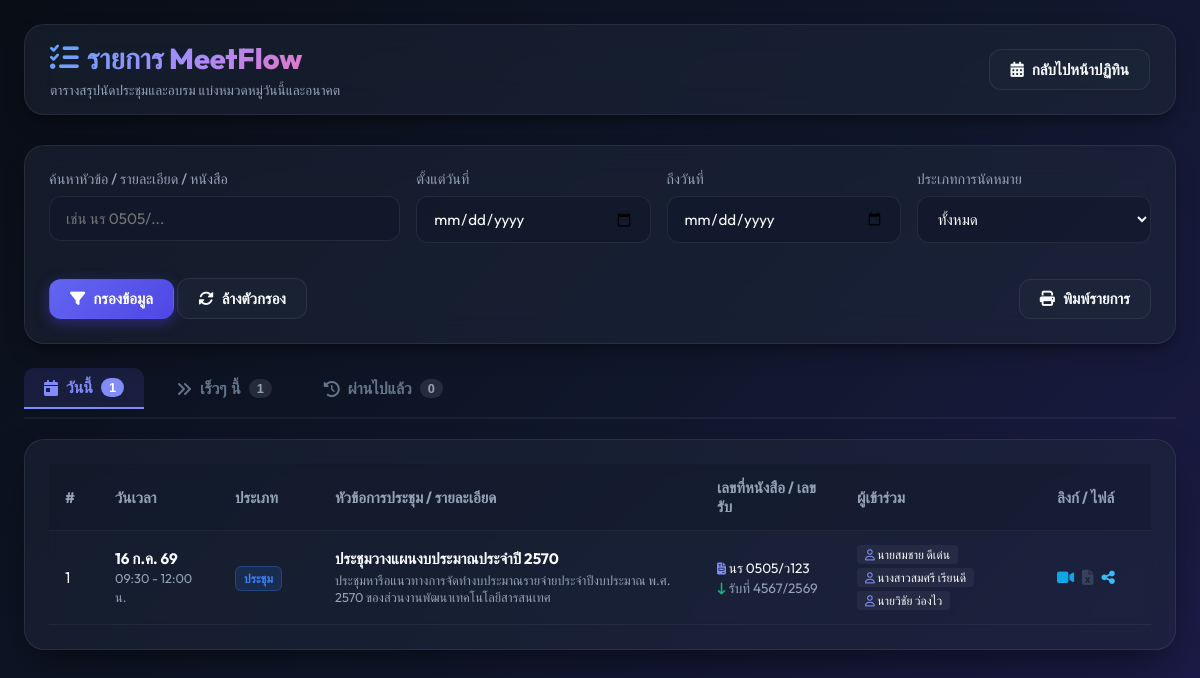
Page /list.php on the committed database.
### tables this page shows
CREATE TABLE IF NOT EXISTS `meetings` (
    `id` INT AUTO_INCREMENT PRIMARY KEY,
    `title` VARCHAR(255) NOT NULL,
    `description` TEXT,
    `meeting_type` VARCHAR(50) DEFAULT 'meeting',
    `meeting_date` DATE NOT NULL,
    `end_date` DATE DEFAULT NULL,
    `start_time` TIME NOT NULL,
    `end_time` TIME NOT NULL,
    `doc_no` VARCHAR(100) DEFAULT NULL,
    `office_no` VARCHAR(100) DEFAULT NULL,
    `meeting_link` VARCHAR(1000) DEFAULT NULL,
    `doc_file` VARCHAR(255) DEFAULT NULL,
    `admin_note` TEXT DEFAULT NULL,
    `created_at` TIMESTAMP DEFAULT CURRENT_TIMESTAMP
);

CREATE TABLE IF NOT EXISTS `meeting_types` (
    `id` INT AUTO_INCREMENT PRIMARY KEY,
    `type_key` VARCHAR(50) NOT NULL UNIQUE,
    `type_name` VARCHAR(100) NOT NULL,
    `color` VARCHAR(20) DEFAULT '#3b82f6',
    `created_at` TIMESTAMP DEFAULT CURRENT_TIMESTAMP
);

### db.php (called while the page is built, shortened)
        <?php
if (!function_exists('hexToRgba')) {
    function hexToRgba($hex, $alpha = 0.2) {
        $hex = str_replace('#', '', $hex);
        if (strlen($hex) == 3) {
            $r = hexdec(substr($hex, 0, 1) . substr($hex, 0, 1));
            $g = hexdec(substr($hex, 1, 1) . substr($hex, 1, 1));
            $b = hexdec(substr($hex, 2, 1) . substr($hex, 2, 1));
        } else {
            $r = hexdec(substr($hex, 0, 2));
            $g = hexdec(substr($hex, 2, 2));
            $b = hexdec(substr($hex, 4, 2));
        }
        return "rgba($r, $g, $b, $alpha)";
    }
}

### list.php (the view, shortened to what this page needs)
<?php
require_once 'db.php';
$isAdmin = isset($_SESSION['is_admin']) && $_SESSION['is_admin'] === true;
$search = isset($_GET['search']) ? trim($_GET['search']) : '';
$type = isset($_GET['type']) ? trim($_GET['type']) : 'all';
$startDate = isset($_GET['start_date']) ? trim($_GET['start_date']) : '';
$endDate = isset($_GET['end_date']) ? trim($_GET['end_date']) : '';
$meetingTypes = [];
try {
    $stmtTypes = $pdo->query("SELECT * FROM meeting_types");
    while ($row = $stmtTypes->fetch()) {
        $meetingTypes[$row['type_key']] = $row;
    }
} catch (\Exception $e) {
    $meetingTypes = [
        'meeting' => ['type_key' => 'meeting', 'type_name' => 'ประชุม', 'color' => '#3b82f6'],
        'training' => ['type_key' => 'training', 'type_name' => 'อบรม', 'color' => '#10b981']
    ];
}
$allMeetings = [];
try {
    $sql = "SELECT * FROM meetings WHERE 1=1";
    $params = [];
    $sql .= " ORDER BY meeting_date ASC, start_time ASC";
    $stmt = $pdo->prepare($sql);
    $stmt->execute($params);
    $allMeetings = $stmt->fetchAll();
    foreach ($allMeetings as $key => $meeting) {
        $stmtAttendees = $pdo->prepare("SELECT name FROM meeting_attendees WHERE meeting_id = ? ORDER BY id ASC");
        $stmtAttendees->execute([$meeting['id']]);
        $allMeetings[$key]['attendees'] = $stmtAttendees->fetchAll(PDO::FETCH_COLUMN);
    }
} catch (\PDOException $e) {
    $dbError = $e->getMessage();
}
$todayDate = date('Y-m-d');
$todayMeetings = [];
$upcomingMeetings = [];
$pastMeetings = [];
foreach ($allMeetings as $m) {
    $start = $m['meeting_date'];
    $end = !empty($m['end_date']) ? $m['end_date'] : $start;
    if ($todayDate >= $start && $todayDate <= $end) {
        $todayMeetings[] = $m;
    } elseif ($start > $todayDate) {
        $upcomingMeetings[] = $m;
    } else {
        $pastMeetings[] = $m;
    }
}
usort($pastMeetings, function($a, $b) {
    if ($a['meeting_date'] === $b['meeting_date']) {
        return strcmp($b['start_time'], $a['start_time']);
    }
    return strcmp($b['meeting_date'], $a['meeting_date']);
});
$thaiMonthsShort = [
    1 => 'ม.ค.', 2 => 'ก.พ.', 3 => 'มี.ค.', 4 => 'เม.ย.',
    5 => 'พ.ค.', 6 => 'มิ.ย.', 7 => 'ก.ค.', 8 => 'ส.ค.',
    9 => 'ก.ย.', 10 => 'ต.ค.', 11 => 'พ.ย.', 12 => 'ธ.ค.'
];
?>
<!DOCTYPE html>
<html lang="th">
<head>
    <link rel="stylesheet" href="style.css">
    <link rel="stylesheet" href="https://cdnjs.cloudflare.com/ajax/libs/font-awesome/6.4.0/css/all.min.css">
</head>
<body>
    <div class="app-container">
        <header class="app-header">
            <div class="logo-section">
                <h1><i class="fa-solid fa-list-check"></i> รายการ MeetFlow</h1>
                <p>ตารางสรุปนัดประชุมและอบรม แบ่งหมวดหมู่วันนี้และอนาคต</p>
            </div>
            <div class="header-actions">
                <a href="index.php" class="btn btn-secondary"><i class="fa-solid fa-calendar-days"></i> กลับไปหน้าปฏิทิน</a>
            </div>
        </header>
        <div class="report-filters-card">
            <form action="" method="GET">
                <div class="filter-row">
                    <div class="form-group">
                        <label for="search">ค้นหาหัวข้อ / รายละเอียด / หนังสือ</label>
                        <input type="text" id="search" name="search" value="<?= htmlspecialchars($search) ?>" placeholder="เช่น นร 0505/...">
                    </div>
                    <div class="form-group">
                        <label for="start_date">ตั้งแต่วันที่</label>
                        <input type="date" id="start_date" name="start_date" value="<?= htmlspecialchars($startDate) ?>">
                    </div>
                    <div class="form-group">
                        <label for="end_date">ถึงวันที่</label>
                        <input type="date" id="end_date" name="end_date" value="<?= htmlspecialchars($endDate) ?>">
                    </div>
                    <div class="form-group">
                        <label for="type">ประเภทการนัดหมาย</label>
                        <select id="type" name="type">
                            <option value="all" <?= $type === 'all' ? 'selected' : '' ?>>ทั้งหมด</option>
                        </select>
                    </div>
                </div>
                <div style="display: flex; justify-content: space-between; align-items: center; margin-top: 15px; flex-wrap: wrap; gap: 10px;">
                    <div>
                        <button type="submit" class="btn btn-primary"><i class="fa-solid fa-filter"></i> กรองข้อมูล</button>
                        <a href="list.php" class="btn btn-secondary"><i class="fa-solid fa-rotate"></i> ล้างตัวกรอง</a>
                    </div>
                    <div style="display: flex; gap: 8px;">
                        <button type="button" class="btn btn-secondary" onclick="window.print()"><i class="fa-solid fa-print"></i> พิมพ์รายการ</button>
                    </div>
                </div>
            </form>
        </div>
        <div class="tabs-container">
            <button class="tab-btn active" onclick="switchTab(event, 'today')">
                <i class="fa-solid fa-calendar-day"></i> วันนี้
                <span class="tab-count"><?= count($todayMeetings) ?></span>
            </button>
            <button class="tab-btn" onclick="switchTab(event, 'upcoming')">
                <i class="fa-solid fa-angles-right"></i> เร็วๆ นี้
                <span class="tab-count"><?= count($upcomingMeetings) ?></span>
            </button>
            <button class="tab-btn" onclick="switchTab(event, 'past')">
                <i class="fa-solid fa-clock-rotate-left"></i> ผ่านไปแล้ว
                <span class="tab-count"><?= count($pastMeetings) ?></span>
            </button>
        </div>
        <main class="report-table-card">
            <div id="tab-today" class="tab-content active">
                <?php renderMeetingsTable($todayMeetings, $thaiMonthsShort, $isAdmin); ?>
            </div>
        </main>
    </div>
</body>
</html>
<?php
function renderMeetingsTable($meetingsList, $thaiMonthsShort, $isAdmin) {
    global $meetingTypes;
    if (count($meetingsList) > 0): ?>
        <table style="min-width: 900px;">
            <thead>
                <tr>
                    <th style="width: 50px;">#</th>
                    <th style="width: 120px;">วันเวลา</th>
                    <th style="width: 100px;">ประเภท</th>
                    <th>หัวข้อการประชุม / รายละเอียด</th>
                    <th style="width: 140px;">เลขที่หนังสือ / เลขรับ</th>
                    <th style="width: 200px;">ผู้เข้าร่วม</th>
                    <th style="width: 110px;">ลิงก์ / ไฟล์</th>
                </tr>
            </thead>
            <tbody>
                <?php
                $idx = 1;
                foreach ($meetingsList as $m):
                    $dateParts = explode('-', $m['meeting_date']);
                    $thaiYear = intval($dateParts[0]) + 543;
                    $mShort = $thaiMonthsShort[intval($dateParts[1])];
                    $dateStr = intval($dateParts[2]) . ' ' . $mShort . ' ' . substr($thaiYear, 2, 2);
                    $start = substr($m['start_time'], 0, 5);
                    $end = substr($m['end_time'], 0, 5);
                    $isAllDay = ($start === '08:30' && $end === '16:30');
                    $timeStr = $isAllDay ? 'ตลอดทั้งวัน' : "$start - $end น.";
                ?>
                    <tr>
                        <td><?= $idx++ ?></td>
                        <td>
                            <strong><?= $dateStr ?></strong><br>
                            <span style="font-size: 0.8rem; color: var(--text-secondary);"><?= $timeStr ?></span>
                        </td>
                        <td>
                            <?php
                            $typeKey = $m['meeting_type'] ?? 'meeting';
                            $typeName = isset($meetingTypes[$typeKey]) ? $meetingTypes[$typeKey]['type_name'] : 'ประชุม';
                            $typeColor = isset($meetingTypes[$typeKey]) ? $meetingTypes[$typeKey]['color'] : '#3b82f6';
                            $rgbaColor = hexToRgba($typeColor, 0.15);
                            $rgbaColorBorder = hexToRgba($typeColor, 0.3);
                            ?>
                            <span class="badge-type" style="--type-bg: <?= $rgbaColor ?>; --type-color: <?= $typeColor ?>; --type-border: <?= $rgbaColorBorder ?>;"><?= htmlspecialchars($typeName) ?></span>
                        </td>
                        <td>
                            <strong><?= htmlspecialchars($m['title']) ?></strong>
                            <?php if (!empty($m['description'])): ?>
                                <div style="font-size: 0.8rem; color: var(--text-secondary); margin-top: 4px;"><?= htmlspecialchars($m['description']) ?></div>
                            <?php endif; ?>
                        </td>
                        <td>
                            <?php if ($m['doc_no']): ?>
                                <div style="font-size: 0.85rem;"><i class="fa-solid fa-file-invoice" style="font-size: 0.75rem; color: var(--primary-light);"></i> <?= htmlspecialchars($m['doc_no']) ?></div>
                            <?php endif; ?>
                            <?php if ($m['office_no']): ?>
                                <div style="font-size: 0.85rem; color: var(--text-secondary); margin-top: 2px;"><i class="fa-solid fa-arrow-down-long" style="font-size: 0.75rem; color: var(--success);"></i> <?= htmlspecialchars($m['office_no']) ?></div>
                            <?php endif; ?>
                        </td>
                        <td>
                            <?php if (count($m['attendees']) > 0): ?>
                                <div style="display: flex; flex-wrap: wrap; gap: 4px;">
                                    <?php foreach ($m['attendees'] as $att): ?>
                                        <span style="background: rgba(255,255,255,0.05); padding: 2px 8px; border-radius: 4px; font-size: 0.75rem; display: inline-block;"><i class="fa-regular fa-user" style="font-size: 0.7rem; color: var(--primary-light);"></i> <?= htmlspecialchars($att) ?></span>
                                    <?php endforeach; ?>
                                </div>
                            <?php else: ?>
                                <span style="color: var(--text-muted); font-size: 0.8rem;">ไม่ได้ระบุ</span>
                            <?php endif; ?>
                        </td>
                        <td>
                            <div style="display: flex; gap: 8px; align-items: center;">
                                <?php if ($m['meeting_link']): ?>
                                    <a href="<?= htmlspecialchars($m['meeting_link']) ?>" target="_blank" title="เข้าประชุมออนไลน์" style="color: var(--accent);"><i class="fa-solid fa-video"></i></a>
                                <?php else: ?>
                                    <span style="color: var(--text-muted); opacity: 0.4;"><i class="fa-solid fa-video-slash"></i></span>
                                <?php endif; ?>
                                <?php if ($m['doc_file']): ?>
                                    <a href="uploads/<?= htmlspecialchars($m['doc_file']) ?>" target="_blank" title="เปิดเอกสารแนบ" style="color: var(--success);"><i class="fa-solid fa-file-arrow-down"></i></a>
                                <?php else: ?>
                                    <span style="color: var(--text-muted); opacity: 0.4;"><i class="fa-solid fa-file-excel"></i></span>
                                <?php endif; ?>
                                <button type="button" class="btn-copy-share" onclick="copyShareLink(<?= $m['id'] ?>, this, '<?= htmlspecialchars(str_replace("'", "\\'", $m['title']), ENT_QUOTES, 'UTF-8') ?>')" title="คัดลอกลิงก์ข้อมูลนัดหมายเพื่อส่งต่อ" style="background: none; border: none; padding: 0; color: #38bdf8; cursor: pointer; font-size: 0.95rem; display: inline-flex; align-items: center; justify-content: center;"><i class="fa-solid fa-share-nodes"></i></button>
                            </div>
                        </td>
                    </tr>
                <?php endforeach; ?>
            </tbody>
        </table>
    <?php endif;
}
?>

### rows in the picture
meetings: meeting_date "16 ก.ค. 69", timeStr "09:30 - 12:00 น.", meeting_type.type_name "ประชุม", title "ประชุมวางแผนงบประมาณประจำปี 2570", description "ประชุมหารือแนวทางการจัดทำงบประมาณรายจ่ายประจำปีงบประมาณ พ.ศ. 2570 ของส่วนงานพัฒนาเทคโนโลยีสารสนเทศ", doc_no "นร 0505/ว123", office_no "รับที่ 4567/2569", att "นายสมชาย ดีเด่น", att "นางสาวสมศรี เรียนดี", att "นายวิชัย ว่องไว"

### other values in the picture
count($todayMeetings) "1"
count($upcomingMeetings) "1"
count($pastMeetings) "0"
